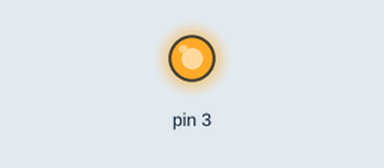
Bench run of a sketch on a simulated Arduino Uno, built with avr-gcc and run on an emulated ATmega328P. On the bench: output pins drawn as LEDs (lit = HIGH). Sleep ends after the set time or at an interrupt.

Above: at 0.02 s.
At 6.0 s:
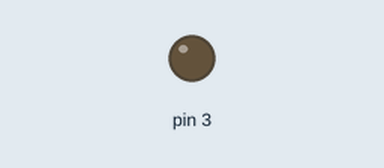
Timing chart, 0 to 14.6 s (numbered marks = the images above):
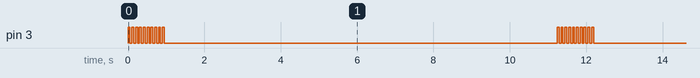

The sketch:

teste_sleep.ino
```cpp
#include <avr/sleep.h>
#include <avr/wdt.h>

void setup () {pinMode (3, OUTPUT);}

void loop(){
  for(int Rep = 0; Rep < 10; Rep++){
    digitalWrite(3, HIGH);
    delay(50);
    digitalWrite(3, LOW);
    delay(50);
  }
  delaySleep(10);
}

void delaySleep (int timer){

  // Desligando todos os módulos que não são usados do ATMega328p:
  // Desativa o Módulo NRF24L01:
  //radio.powerDown();
  // Desativando o Analog to Digital Converter (ADC):
  ADCSRA &= ~(1 << 7);
  // Desabilitando as funções da biblioteca AVR/power.h:
  #define power_adc_disable();
  #define power_usb_disable();
  #define power_usi_disable();
  #define power_usart0_disable();
  #define power_spi_disable();
  #define power_timer1_disable();
  #define power_timer2_disable();

  // ----- LOOP PRINCIPAL -----
  for (int i = 0; i<timer; i++){
    // Limpa algumas flags de reset:
    MCUSR = 0;
    // Permite mudanças e desabilita reset:
    WDTCSR = bit (WDCE) | bit (WDE);
    // Define o modo de interrupção e o tempo de duração:
    WDTCSR = bit (WDIE) | bit (WDP2) | bit (WDP1);    // Delay de 1 seg
    wdt_reset();  // Reseta o timer do watchdog
    set_sleep_mode (SLEEP_MODE_PWR_DOWN);
    noInterrupts ();           // Sequência de comandos obrigatórios
    sleep_enable();
    // Desliga o brown-out enable por software:
    MCUCR = bit (BODS) | bit (BODSE);
    MCUCR = bit (BODS);
    // Garante a execução da próxima instrução:
    interrupts ();
    // Entra em modo Sleep desligando a CPU:
    sleep_cpu ();
    // Desabilita o Sleep como precaução:
    sleep_disable();
  }
  //Religando todos os módulos que foram desligados do ATMega328p:
  // Reabilitando as funções da biblioteca PPR:
  #define power_usb_enable();
  #define power_usi_enable();
  #define power_usart0_enable();
  #define power_usart1_enable();
  #define power_spi_enable();
  #define power_timer1_enable();
  #define power_timer2_enable();
  // Ativando o Analog to Digital Converter (ADC):
  ADCSRA &= (1 << 7);
  #define power_adc_enable();
  // Ativa o Módulo NRF24L01:
  //radio.powerUp();
}

// Tratador de Interrupções:
ISR (WDT_vect)
{
  wdt_disable();  // Desativa o watchdog timer
}  // Fim de WDT_vect --- Tratador interrupções
```

Measured:
- by itself, pin 3: repeats every 11.2 s: 9 × (LOW 0.05 s, HIGH 0.05 s), LOW 10.3 s, HIGH 0.05 s
- by itself, everything shown: repeats every 11.2 s, in 20 steps
